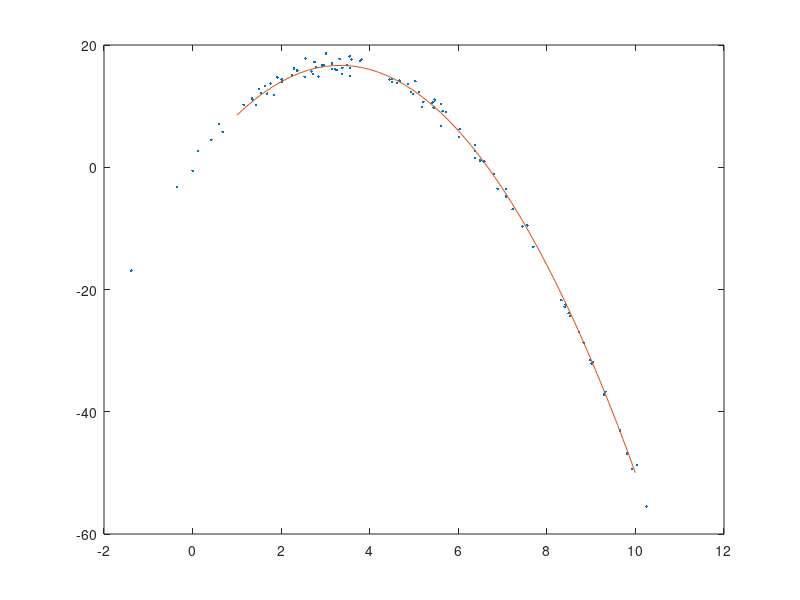

The MATLAB source for this figure:
% Fit y = 4x - 7x^2
length = 100;
a1 = 10;
a2 = -1.5;
x_scale = 10;


x = x_scale * rand(length,1);
x_tilde = randn(length,1);
y = a1 .* (x + x_tilde) + a2 .* (x + x_tilde) .^ 2;
y_tilde = randn(length,1);

X = [x + x_tilde, (x + x_tilde) .^ 2];
Y = y + y_tilde;

[U, S, V] = svd([X Y])

a_tls = -V(1:2, 3) / V(3, 3)

figure(1)
plot(X(:,1), Y, '.')
hold on
plot(1:.2:x_scale, a1.*(1:.2:x_scale) + a2 .* (1:.2:x_scale) .^ 2)
hold off